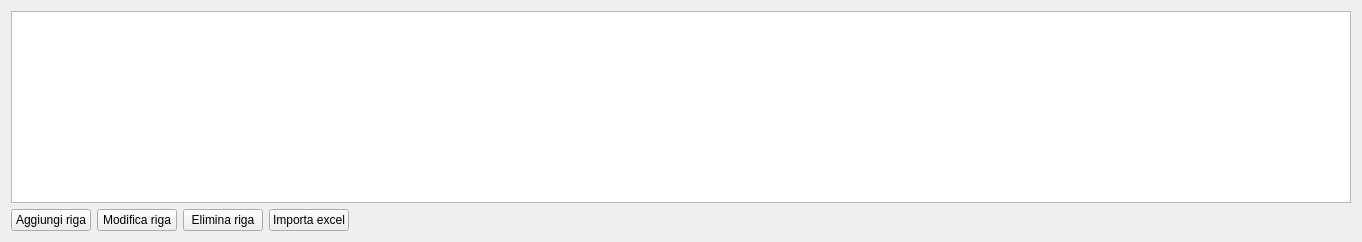
     <widget class="QWidget" name="tab_2">
      <attribute name="title">
       <string>Inserisci righe</string>
      </attribute>
      <layout class="QGridLayout" name="gridLayout_9">
       <item row="6" column="4">
        <spacer name="horizontalSpacer_11">
         <property name="orientation">
          <enum>Qt::Horizontal</enum>
         </property>
         <property name="sizeHint" stdset="0">
          <size>
           <width>972</width>
           <height>20</height>
          </size>
         </property>
        </spacer>
       </item>
       <item row="6" column="0">
        <widget class="QPushButton" name="n_riga">
         <property name="toolTip">
          <string>Aggiungi riga</string>
         </property>
         <property name="text">
          <string>Aggiungi riga</string>
         </property>
         <property name="icon">
          <iconset resource="../../log_man/license.qrc">
           <normaloff>:/images/dialog-ok-apply.png</normaloff>:/images/dialog-ok-apply.png</iconset>
         </property>
        </widget>
       </item>
       <item row="6" column="1">
        <widget class="QPushButton" name="md_riga">
         <property name="toolTip">
          <string>Modifica riga</string>
         </property>
         <property name="text">
          <string>Modifica riga</string>
         </property>
         <property name="icon">
          <iconset resource="../fabaria.qrc">
           <normaloff>:/images/document-edit.png</normaloff>:/images/document-edit.png</iconset>
         </property>
        </widget>
       </item>
       <item row="6" column="3">
        <widget class="QPushButton" name="excel">
         <property name="text">
          <string>Importa excel</string>
         </property>
         <property name="icon">
          <iconset resource="../fabaria.qrc">
           <normaloff>:/images/excel.png</normaloff>:/images/excel.png</iconset>
         </property>
        </widget>
       </item>
       <item row="6" column="2">
        <widget class="QPushButton" name="el_riga">
         <property name="toolTip">
          <string>Elimina riga</string>
         </property>
         <property name="text">
          <string>Elimina riga</string>
         </property>
         <property name="icon">
          <iconset resource="../fabaria.qrc">
           <normaloff>:/images/edit-delete.png</normaloff>:/images/edit-delete.png</iconset>
         </property>
        </widget>
       </item>
       <item row="1" column="0" colspan="9">
        <widget class="QTableView" name="tab_view">
         <attribute name="verticalHeaderDefaultSectionSize">
          <number>15</number>
         </attribute>
        </widget>
       </item>
      </layout>
     </widget>
